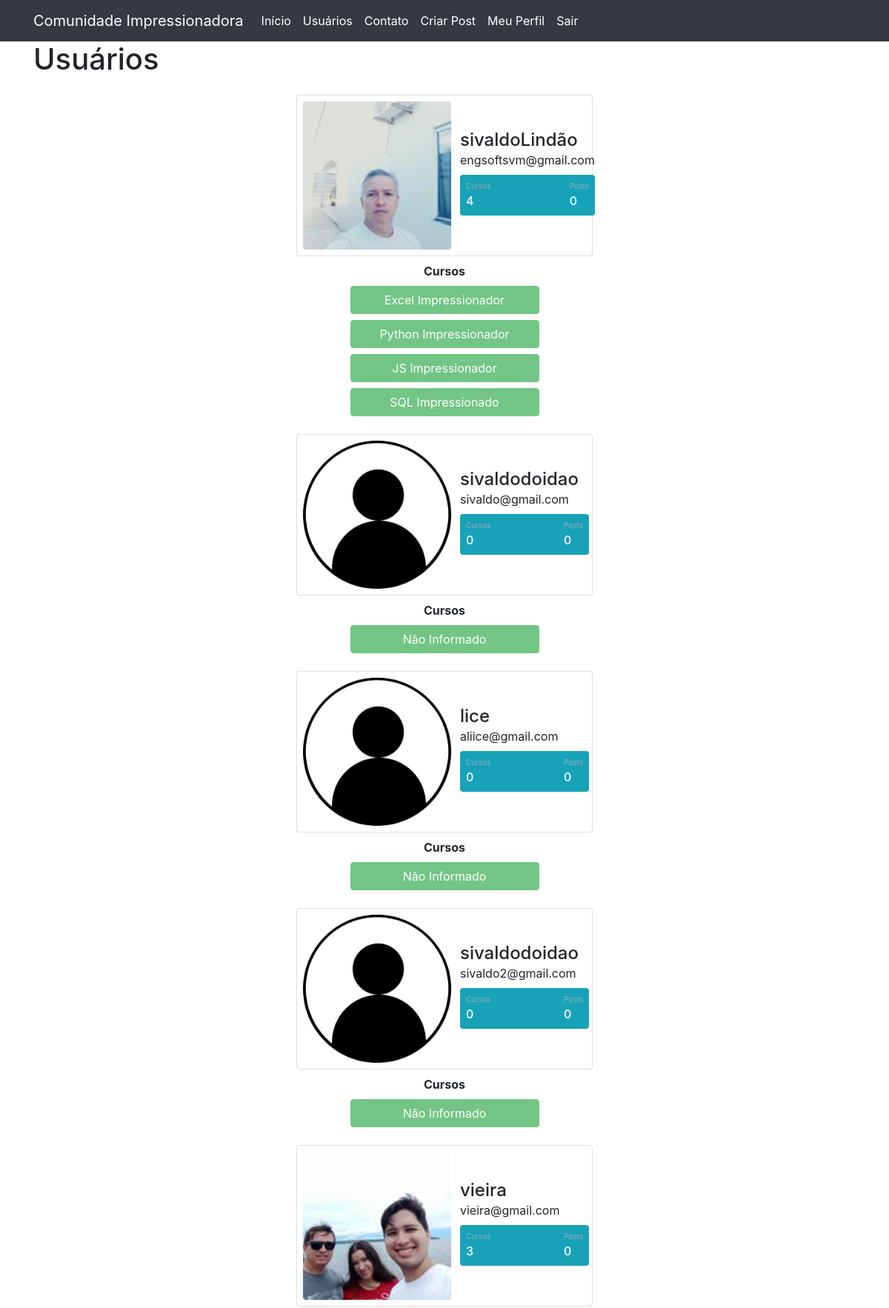
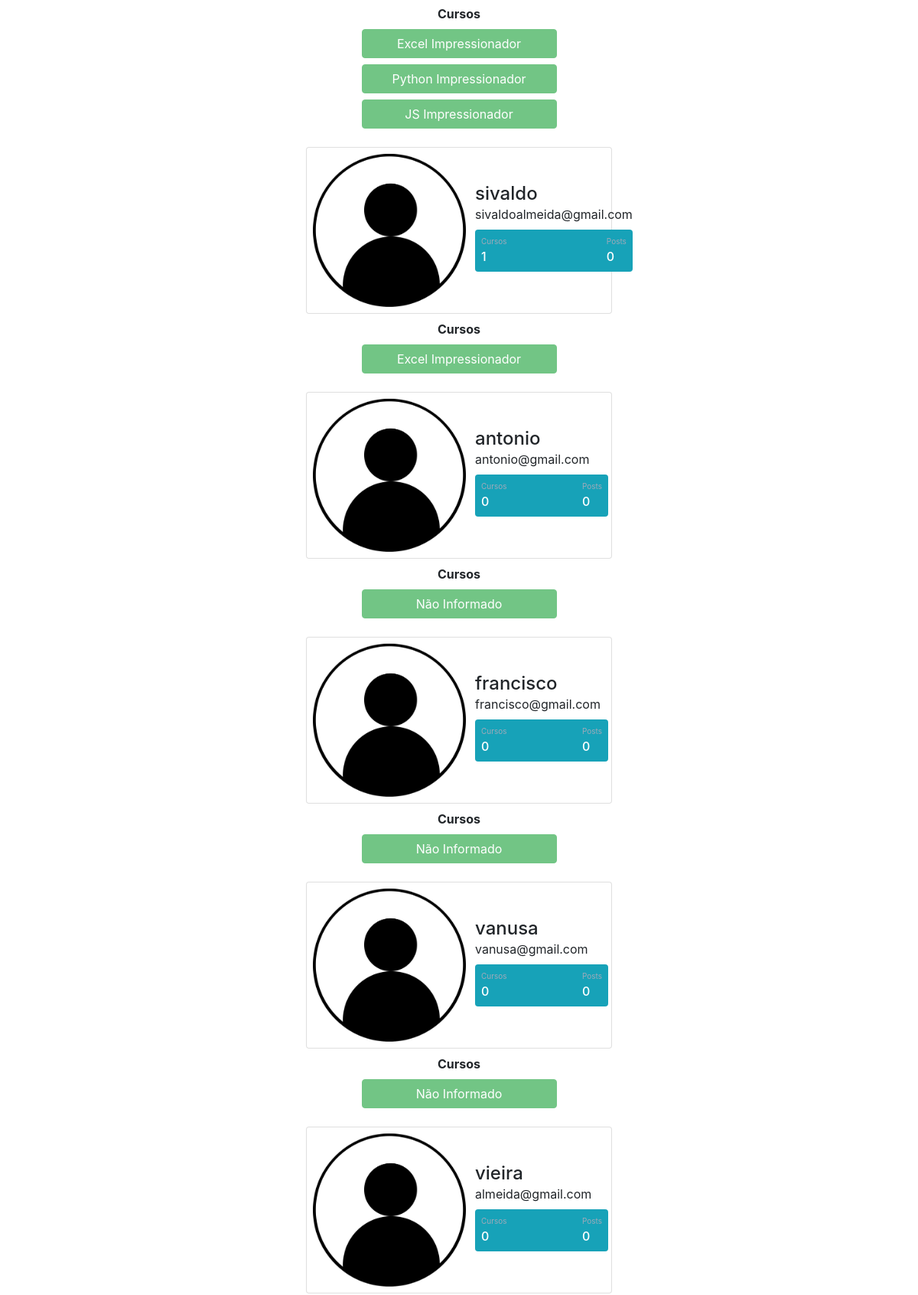
The page /usuarios (signed in, upper part) on the database its author committed (2 pictures, top to bottom).
### comunidadeimpressionadora/models.py (models this page shows)
class Usuarios(database.Model, UserMixin):
    id = database.Column(database.Integer, primary_key=True)
    username = database.Column(database.String, nullable=False)
    email = database.Column(database.String, nullable=False, unique=True)
    senha = database.Column(database.String(80), nullable=False)
    foto_perfil = database.Column(database.String, default='default.jpg')
    posts = database.relationship('Post', backref='autor', lazy=True)
    cursos = database.Column(database.String, nullable=False, default='Não Informado')

### comunidadeimpressionadora/routes.py (the view)
@app.route('/usuarios')  # página de usuários
@login_required
def usuarios():  # o primeiro parâmetro (lista_usuarios) vai para a página HTML
    foto_perfil = url_for('static', filename='fotos_perfil/{}'.format(current_user.foto_perfil))
    lista_usuarios = Usuarios.query.all()
    return render_template('usuarios.html', lista_usuarios=lista_usuarios)  # o segundo é a variável da lista

### comunidadeimpressionadora/models.py (called while the page is built)
@login_manager.user_loader
def load_usuarios(id_usuarios):
    return Usuarios.query.get(int(id_usuarios))

### comunidadeimpressionadora/templates/usuarios.html (shortened to what this page needs)
{% extends 'base.html' %}
{% block body %}
    <div class="container">
        <h1>Usuários</h1>
        {% for usuario in lista_usuarios %}
        <div class="container mt-4 d-flex justify-content-center">
            <div class="card p-1">
                 <div class="d-flex align-items-center">
                        <div class="image p-1">
                            <img src="{{ url_for('static', filename='fotos_perfil/{}'.format(usuario.foto_perfil)) }}" class="rounded"  width="180" height="140">
                        </div>
                    <div class="ml-2 w-100">
                       <h4 class="mb-0 mt-0">{{ usuario.username }}</h4><span>{{ usuario.email }} </span>
               <div class="p-2 mt-2 mb-2 bg-info d-flex justify-content-between rounded text-white stats">
                   {% if 'Não Informado' in usuario.cursos %}
                        <div class="d-flex flex-column">
                            <span class="articles">Cursos</span><span class="number1">0</span>
                        </div>
                   {% else %}
                        <div class="d-flex flex-column">
                            <span class="articles">Cursos</span><span class="number1">{{ usuario.cursos.count(';') + 1 }}</span>
                        </div>
                   {% endif %}
                    <div class="d-flex flex-column">
                        <span class="rating">Posts</span><span class="number3">0</span>
                    </div>
               </div>
               </div>
            </div>
       </div>
  </div>
<div class="row justify-content-center">
    <div class="col col-3 pt-2" style="text-align: center" >
        <strong>Cursos</strong> <br>
        {% for curso in usuario.cursos.split(';') %}
             <button type="button" class="btn btn-success mt-2 btn-block  " disabled>{{ curso }}</button>
        {% endfor %}
    </div>
</div>
        {% endfor %}
    </div>
{% endblock %}

### comunidadeimpressionadora/static/style.css (style rules this page uses)
.card { width: 400px; border: none; border-radius: 10px; background-color: #008B8B; }
.stats { background: #f2f5f8 !important; color: #000 !important; }
.articles { font-size:10px; color: #a1aab9; }
.number1 { font-weight:500; }
.rating { font-size:10px; color: #a1aab9; }
.number3 { font-weight:500; }
.image img { width: 200px; height: 200px; object-fit: cover; }

### rows shown on the page
Usuarios: foto_perfil (picture), username "sivaldoLindão", email "engsoftsvm@gmail.com", cursos "4", curso "Excel Impressionador" "Python Impressionador" "JS Impressionador" "SQL Impressionado"
Usuarios: foto_perfil (placeholder picture), username "sivaldodoidao", email "sivaldo@gmail.com", shows "Cursos", cursos "Não Informado"
Usuarios: foto_perfil (placeholder picture), username "lice", email "aliice@gmail.com", shows "Cursos", cursos "Não Informado"
Usuarios: foto_perfil (placeholder picture), username "sivaldodoidao", email "sivaldo2@gmail.com", shows "Cursos", cursos "Não Informado"
Usuarios: foto_perfil (picture), username "vieira", email "vieira@gmail.com", cursos "3", curso "Excel Impressionador" "Python Impressionador" "JS Impressionador"
Usuarios: foto_perfil (placeholder picture), username "sivaldo", email "sivaldoalmeida@gmail.com", cursos "1", cursos "Excel Impressionador"
Usuarios: foto_perfil (placeholder picture), username "antonio", email "antonio@gmail.com", shows "Cursos", cursos "Não Informado"
Usuarios: foto_perfil (placeholder picture), username "francisco", email "francisco@gmail.com", shows "Cursos", cursos "Não Informado"
Usuarios: foto_perfil (placeholder picture), username "vanusa", email "vanusa@gmail.com", shows "Cursos", cursos "Não Informado"
Usuarios: foto_perfil (placeholder picture), username "vieira", email "almeida@gmail.com", cursos "Cursos"
